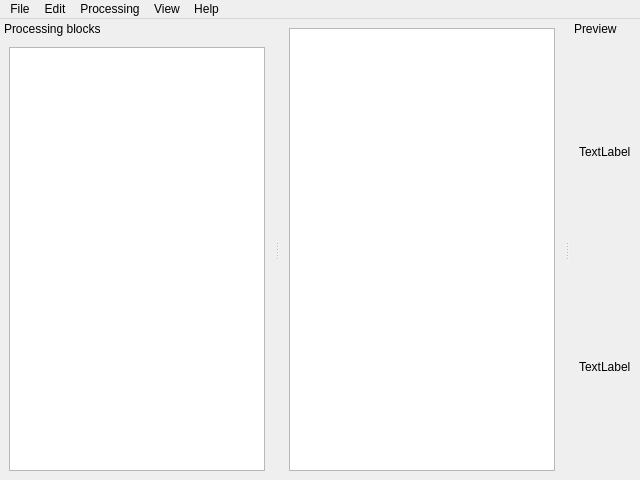
<?xml version="1.0" encoding="UTF-8"?>
<ui version="4.0">
 <class>MainWindow</class>
 <widget class="QMainWindow" name="MainWindow">
  <property name="geometry">
   <rect>
    <x>0</x>
    <y>0</y>
    <width>640</width>
    <height>480</height>
   </rect>
  </property>
  <property name="sizePolicy">
   <sizepolicy hsizetype="Expanding" vsizetype="Preferred">
    <horstretch>0</horstretch>
    <verstretch>0</verstretch>
   </sizepolicy>
  </property>
  <property name="windowTitle">
   <string>MainWindow</string>
  </property>
  <property name="dockNestingEnabled">
   <bool>false</bool>
  </property>
  <widget class="QWidget" name="centralwidget">
   <layout class="QVBoxLayout" name="verticalLayout">
    <item>
     <widget class="DragDropGraphicsView" name="graphicsView">
      <property name="sizePolicy">
       <sizepolicy hsizetype="Expanding" vsizetype="Expanding">
        <horstretch>0</horstretch>
        <verstretch>0</verstretch>
       </sizepolicy>
      </property>
     </widget>
    </item>
   </layout>
  </widget>
  <widget class="QMenuBar" name="menubar">
   <property name="geometry">
    <rect>
     <x>0</x>
     <y>0</y>
     <width>640</width>
     <height>25</height>
    </rect>
   </property>
   <widget class="QMenu" name="menuFile">
    <property name="title">
     <string>File</string>
    </property>
    <addaction name="actionOpen"/>
    <addaction name="actionSave"/>
    <addaction name="actionSave_As"/>
    <addaction name="separator"/>
    <addaction name="actionExit"/>
   </widget>
   <widget class="QMenu" name="menuEdit">
    <property name="title">
     <string>Edit</string>
    </property>
   </widget>
   <widget class="QMenu" name="menuView">
    <property name="title">
     <string>View</string>
    </property>
   </widget>
   <widget class="QMenu" name="menuHelp">
    <property name="title">
     <string>Help</string>
    </property>
    <addaction name="actionHelp_contents"/>
    <addaction name="separator"/>
    <addaction name="actionAbout_Garland"/>
   </widget>
   <widget class="QMenu" name="menuProcessing">
    <property name="title">
     <string>Processing</string>
    </property>
    <addaction name="actionStart"/>
    <addaction name="actionStop"/>
   </widget>
   <addaction name="menuFile"/>
   <addaction name="menuEdit"/>
   <addaction name="menuProcessing"/>
   <addaction name="menuView"/>
   <addaction name="menuHelp"/>
  </widget>
  <widget class="QDockWidget" name="dockWidget">
   <property name="sizePolicy">
    <sizepolicy hsizetype="Expanding" vsizetype="Preferred">
     <horstretch>0</horstretch>
     <verstretch>0</verstretch>
    </sizepolicy>
   </property>
   <property name="floating">
    <bool>false</bool>
   </property>
   <property name="features">
    <set>QDockWidget::NoDockWidgetFeatures</set>
   </property>
   <property name="windowTitle">
    <string>Processing blocks</string>
   </property>
   <attribute name="dockWidgetArea">
    <number>1</number>
   </attribute>
   <widget class="QWidget" name="dockWidgetContents">
    <layout class="QVBoxLayout" name="verticalLayout_2">
     <item>
      <widget class="QTreeWidget" name="blocks_tree">
       <property name="dragEnabled">
        <bool>true</bool>
       </property>
       <property name="dragDropMode">
        <enum>QAbstractItemView::DragOnly</enum>
       </property>
       <attribute name="headerVisible">
        <bool>false</bool>
       </attribute>
       <attribute name="headerVisible">
        <bool>false</bool>
       </attribute>
       <column>
        <property name="text">
         <string notr="true">1</string>
        </property>
       </column>
      </widget>
     </item>
    </layout>
   </widget>
  </widget>
  <widget class="QDockWidget" name="dockWidget_2">
   <property name="sizePolicy">
    <sizepolicy hsizetype="Expanding" vsizetype="Preferred">
     <horstretch>0</horstretch>
     <verstretch>0</verstretch>
    </sizepolicy>
   </property>
   <property name="features">
    <set>QDockWidget::NoDockWidgetFeatures</set>
   </property>
   <property name="windowTitle">
    <string>Preview</string>
   </property>
   <attribute name="dockWidgetArea">
    <number>2</number>
   </attribute>
   <widget class="QWidget" name="dockWidgetContents_2">
    <layout class="QVBoxLayout" name="verticalLayout_3">
     <item>
      <widget class="QLabel" name="image1">
       <property name="text">
        <string>TextLabel</string>
       </property>
      </widget>
     </item>
     <item>
      <widget class="QLabel" name="image2">
       <property name="text">
        <string>TextLabel</string>
       </property>
      </widget>
     </item>
    </layout>
   </widget>
  </widget>
  <action name="actionOpen">
   <property name="text">
    <string>Open ...</string>
   </property>
  </action>
  <action name="actionSave">
   <property name="text">
    <string>Save</string>
   </property>
  </action>
  <action name="actionExit">
   <property name="text">
    <string>Exit</string>
   </property>
  </action>
  <action name="actionStart">
   <property name="text">
    <string>Start</string>
   </property>
  </action>
  <action name="actionStop">
   <property name="text">
    <string>Stop</string>
   </property>
  </action>
  <action name="actionHelp_contents">
   <property name="text">
    <string>Help Contents</string>
   </property>
  </action>
  <action name="actionAbout_Garland">
   <property name="text">
    <string>About Garland</string>
   </property>
  </action>
  <action name="actionSave_As">
   <property name="text">
    <string>Save As ...</string>
   </property>
  </action>
 </widget>
 <customwidgets>
  <customwidget>
   <class>DragDropGraphicsView</class>
   <extends>QGraphicsView</extends>
   <header>dragdropgraphicsview</header>
  </customwidget>
 </customwidgets>
 <resources/>
 <connections/>
</ui>
